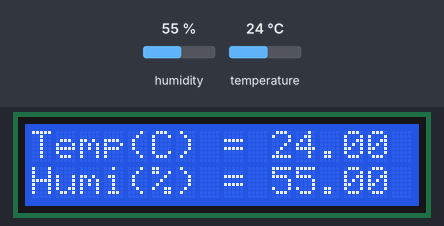
The program below on a simulated Raspberry Pi Pico running CircuitPython. On the bench: 16×2 character LCD. The inputs (shaded band) are chosen by the test bench; at power-on: humidity 55 %, temperature 24 °C. Library files of the repository ran but are not shown: lcd.py, i2c_pcf8574_interface.py; what the program prints to the serial console is not drawn.

Above: at 1.2 s.
1.3 s: humidity set to 22 %
At 3.2 s:
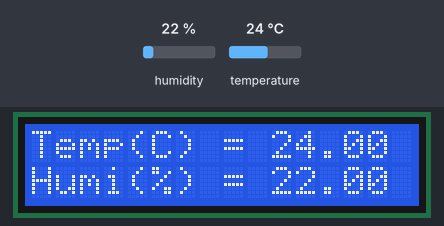
6.5 s: temperature set to 12 °C
At 8.1 s:
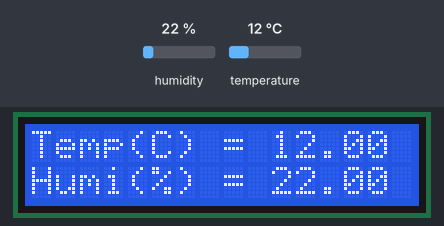
11.3 s: humidity set to 40 %
At 12.9 s:
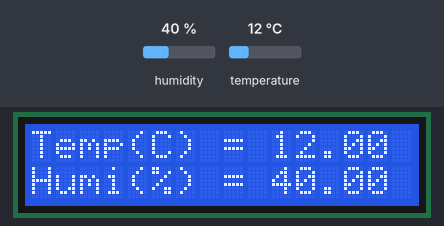
16.0 s: temperature set to 19 °C
At 17.8 s:
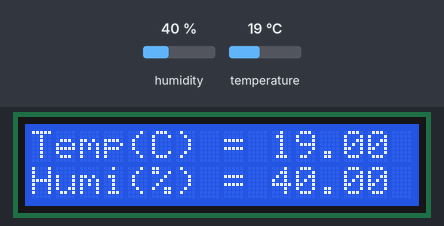
Timing chart, 0 to 19.3 s (numbered marks = the images above; inputs shaded):
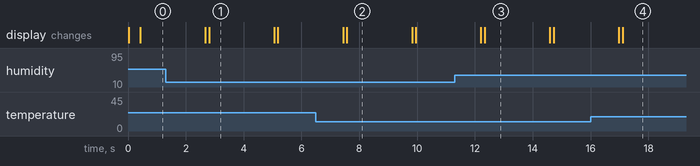

Measured:
- after the input at 1.3 s, the display: first differs from a run without the input after 1.5 s (image 1)
- after the input at 6.5 s, the display: first differs from a run without the input after 1.1 s (image 2)
- after the input at 11.3 s, the display: first differs from a run without the input after 1.0 s (image 3)
- what the display in image 1 shows lasts 2.3 s, from 2.8 s to 5.1 s

The program:

09dhttsensor_serialLCD.py
```python
'''
DHT22 Sensor (Temperature and Humidity) + Serial LCD
References:
  [1] https://github.com/Guitarman9119/Raspberry-Pi-Pico-/tree/main/I2C%2016x2%20LCD%20Circuit%20Python

Additional Library:
- lcd.py from [1]
- i2c_pcf8574_interface.py from [1]
- adafruit_dht.mpy
'''
import board
import time
import busio
import digitalio
# Needs these 3 libraries
# Upload it to the 'Lib'
import adafruit_dht
import lcd
import i2c_pcf8574_interface

# DHT22
dht22 = adafruit_dht.DHT22(board.GP7)
# Serial LCD
i2c = busio.I2C(scl=board.GP5, sda=board.GP4)
address = 0x27 #0x3F
i2c = i2c_pcf8574_interface.I2CPCF8574Interface(i2c, address)
display = lcd.LCD(i2c, num_rows=2, num_cols=16)
display.set_backlight(True)
display.set_display_enabled(True)

def read_dht22():
    try:
        temperature = dht22.temperature
        humidity = dht22.humidity

        print("Temperature: {:.2f} °C, Humidity: {:.2f} %RH ".format(temperature, humidity))

    except RuntimeError as error:
        print(error.args[0])
        time.sleep(2.0)
        display.clear()
        display.set_cursor_pos(0, 0)
        display.print("DHT Sensor Not  Found!")
    except Exception as error:
        dht22.exit()
        raise error
        display.clear()
        display.set_cursor_pos(0, 0)
        display.print("Error")

    return [temperature,humidity]

while True:
    datadht22 = read_dht22()
    print("Temperature: {:.2f} °C, Humidity: {:.2f} %RH ".format(datadht22[0], datadht22[1]))
    display.clear()
    display.set_cursor_pos(0, 0)
    display.print("Temp(C) = {:.2f}".format(datadht22[0]))
    display.set_cursor_pos(1, 0)
    display.print("Humi(%) = {:.2f}".format(datadht22[1]))
    time.sleep(2)
```
